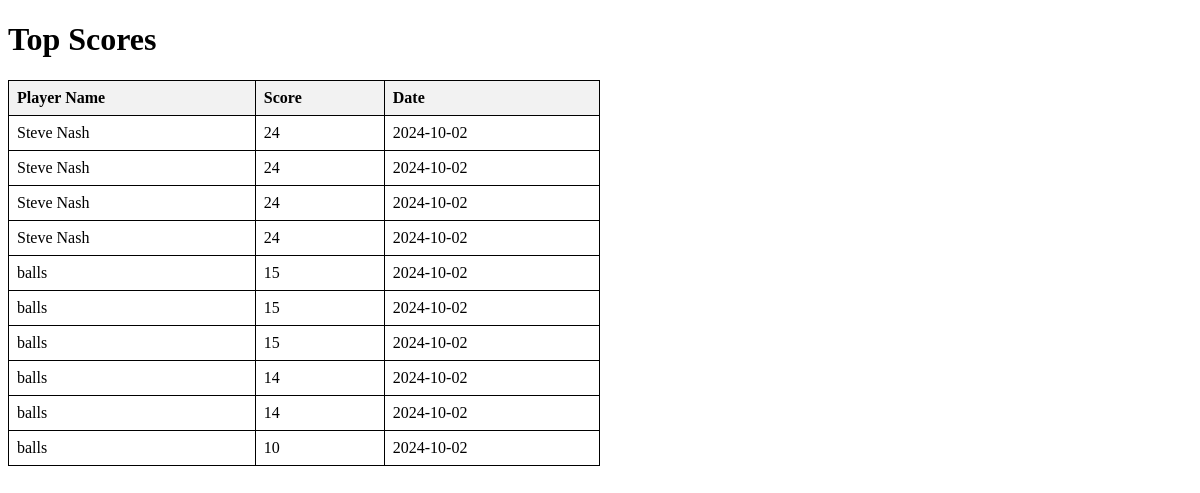
The app's page /game/top_scores.php with its own data.
### tables this page shows
CREATE TABLE `score` (
  `player_Names` varchar(255) DEFAULT NULL,
  `score` int(11) DEFAULT NULL,
  `game_Date` date DEFAULT NULL
);

### game/top_scores.php (the view, shortened to what this page needs)
<!DOCTYPE html>
<html lang="en">
<head>
</head>
<body>
    <h1>Top Scores</h1>
    <?php
    include 'connection.php';
    $sql = "SELECT player_Names, score, game_Date FROM score ORDER BY score DESC LIMIT 10";
    $result = mysqli_query($conn, $sql);
    if (mysqli_num_rows($result) > 0) {
        echo "<table>";
        echo "<tr><th>Player Name</th><th>Score</th><th>Date</th></tr>";
        while ($row = mysqli_fetch_assoc($result)) {
            echo "<tr>";
            echo "<td>" . htmlspecialchars($row['player_Names']) . "</td>";
            echo "<td>" . htmlspecialchars($row['score']) . "</td>";
            echo "<td>" . htmlspecialchars($row['game_Date']) . "</td>";
            echo "</tr>";
        }
        echo "</table>";
    } else {
        echo "<p>No scores recorded yet.</p>";
    }
    ?>
</body>
</html>

### game/top_scores.php (style rules this page uses)
table { width: 50%; border-collapse: collapse; margin-top: 20px; }
th, td { border: 1px solid #000; padding: 8px; text-align: left; }
th { background-color: #f2f2f2; }

### records on screen
score: player_Names "Steve Nash", score "24", game_Date "2024-10-02"
score: player_Names "Steve Nash", score "24", game_Date "2024-10-02"
score: player_Names "Steve Nash", score "24", game_Date "2024-10-02"
score: player_Names "Steve Nash", score "24", game_Date "2024-10-02"
score: player_Names "balls", score "15", game_Date "2024-10-02"
score: player_Names "balls", score "15", game_Date "2024-10-02"
score: player_Names "balls", score "15", game_Date "2024-10-02"
score: player_Names "balls", score "14", game_Date "2024-10-02"
score: player_Names "balls", score "14", game_Date "2024-10-02"
score: player_Names "balls", score "10", game_Date "2024-10-02"
